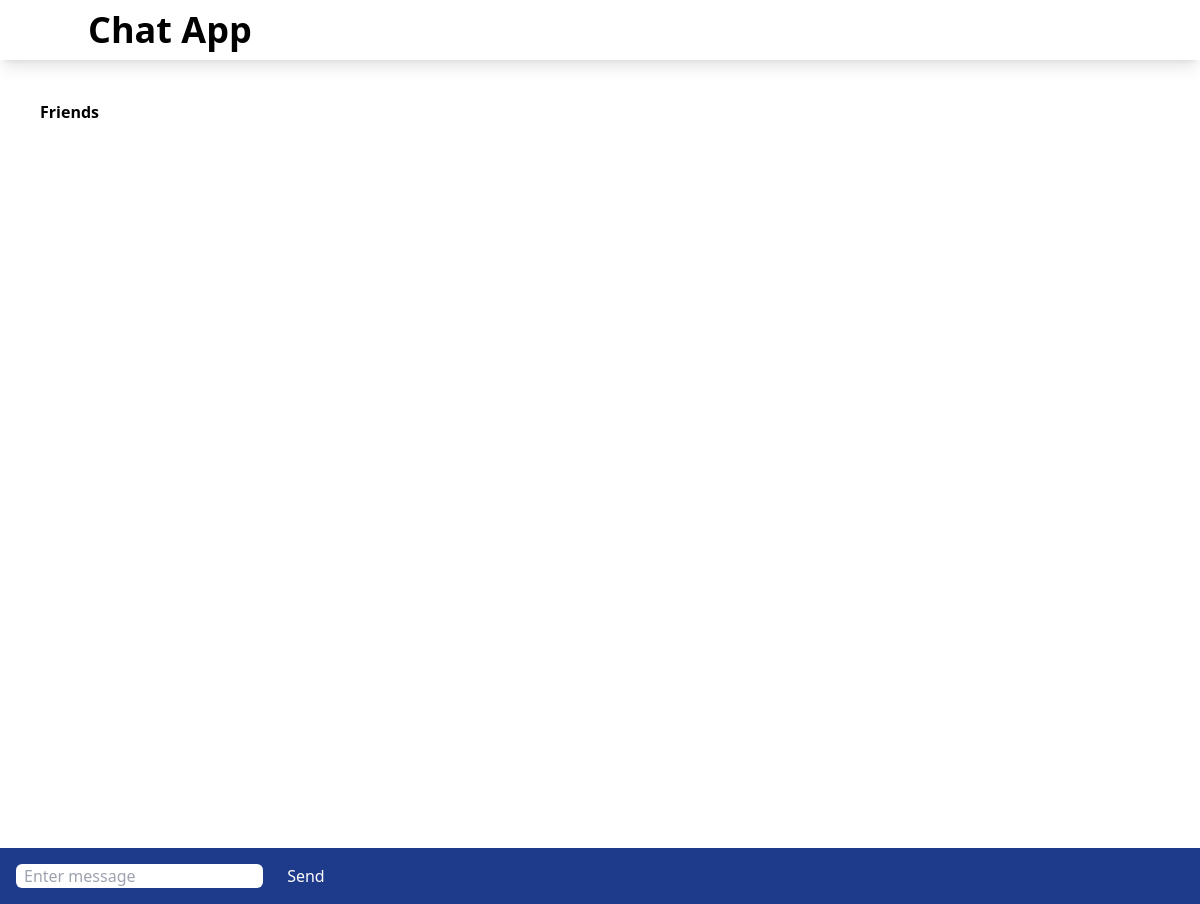
The page /friends/ on the database as committed earlier.
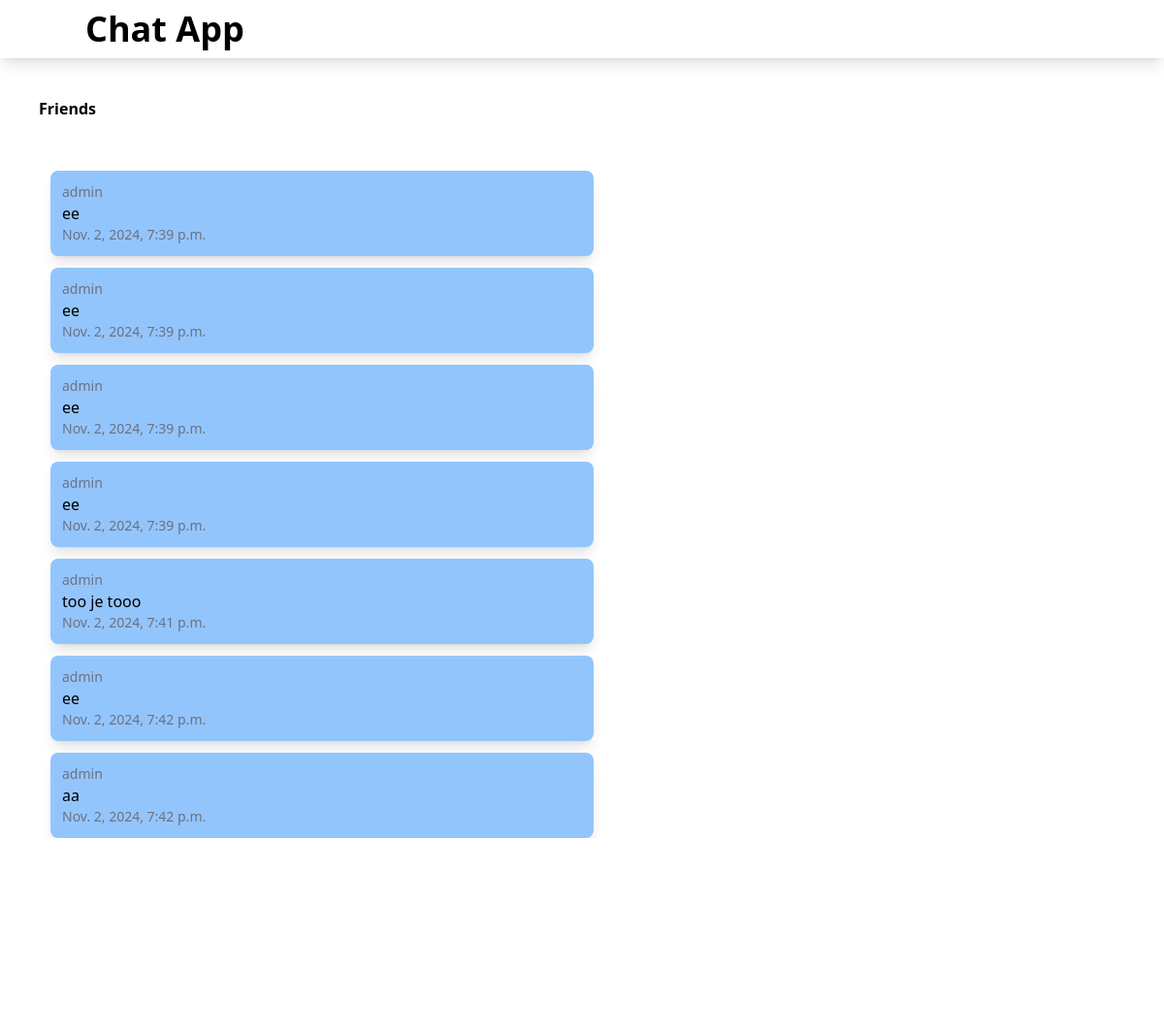
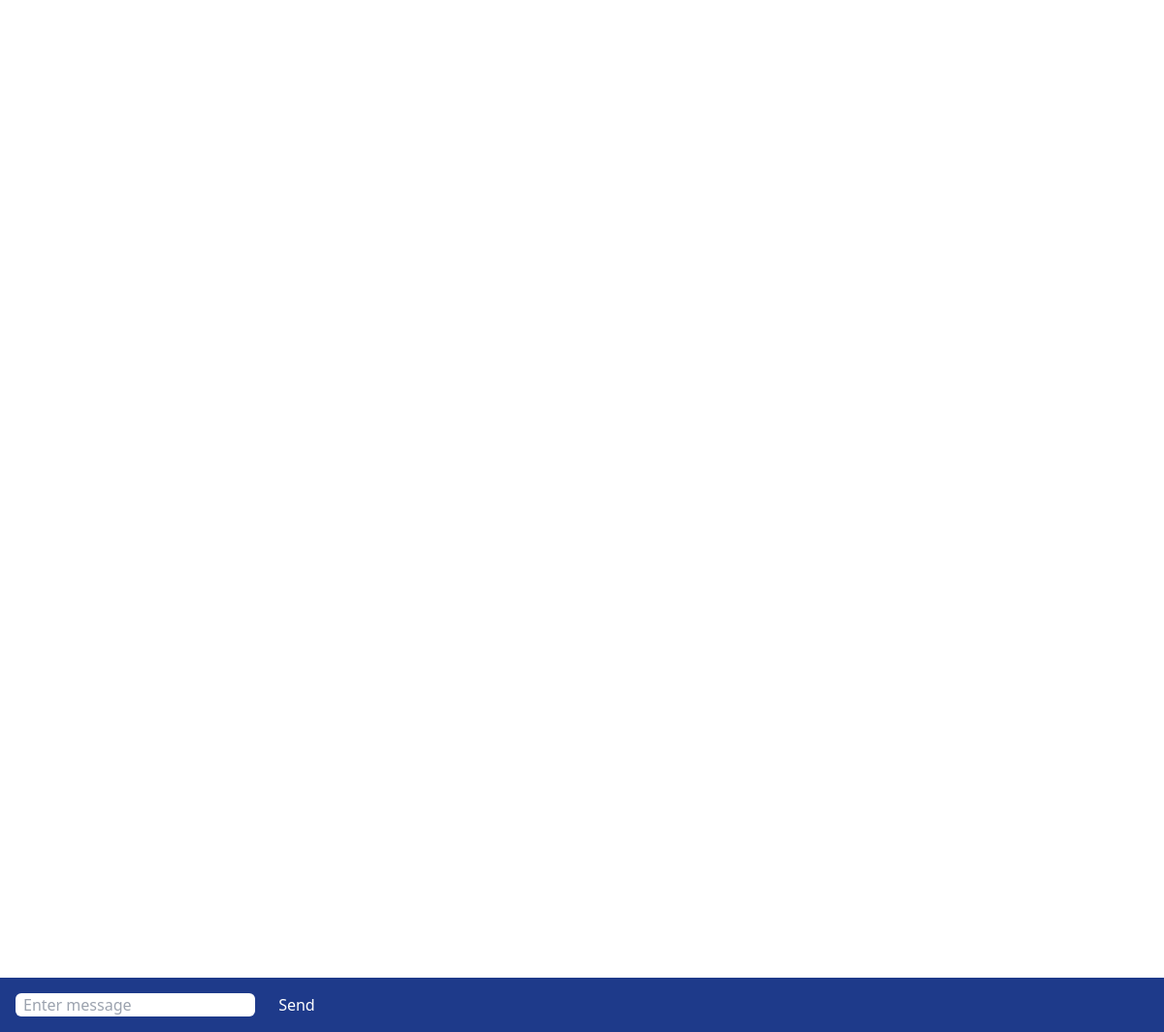
The same page on the database as committed later (2 pictures, top to bottom).
### main/models.py (models this page shows, shortened)
class ChatRoom(models.Model):
    name = models.CharField(max_length=100)
    slug = models.SlugField(unique=True)

class ChatMessage(models.Model):
    user = models.ForeignKey(User, on_delete=models.CASCADE)
    room = models.ForeignKey(ChatRoom, on_delete=models.CASCADE)
    message_content = models.TextField()
    date = models.DateTimeField(auto_now=True)
    class Meta:
        ordering = ('date',)

### main/views.py (the view)
# urls.py: path('<slug:slug>/', views.chatroom, name="chatroom"),
def chatroom(request, slug):
    chatroom = get_object_or_404(ChatRoom, slug=slug)
    messages = ChatMessage.objects.filter(room=chatroom)[0:30]
    return render(request, 'main/chatroom.html', {
        'chatroom': chatroom,
        'slug': slug,
        'main': {'slug': slug},
        'messages': messages
    })

### main/templates/main/chatroom.html (shortened to what this page needs)
{% extends 'main/base.html' %}
{% block body %}
<div class="m-10 font-bold">
{{ chatroom.name }}
</div>
<div class="message-container m-10 overflow-auto h-[700px]" id="message-container">
<div id="chat-messages">
    {% for message in messages %}
    <div class="message shadow-lg p-3 m-3 rounded-lg w-1/2 bg-blue-300">
        <div class="text-sm text-gray-500">
            {{ message.user.username }}
        </div>
            {{ message.message_content }}
        <div class="text-sm text-gray-500">
            {{ message.date}}
        </div>
    </div>
    {% endfor %}
</div>
</div>
<div class="form-container fixed inset-x-0 bottom-0 bg-blue-900 p-4">
<form method="post">
    <input class="rounded-md px-2" id="message-input" type="text" name="message" placeholder="Enter message">
    <button class="text-white ml-5" id="send-button" type="submit">Send</button>
</form>
</div>
{% endblock %}

### main/templates/main/base.html (shortened to what this page needs)
<!DOCTYPE html>
<html lang="en">
<head>
    <script src="https://cdn.tailwindcss.com"></script>
</head>
<body>
    <nav class="shadow-lg px-3 py-2.5">
        <div class="container flex flex-wrap justify-between mx-auto">
            <a href="/"><span class="self-center text-4xl font-semibold">Chat App</span></a>
        </div>
    </nav>
    {% block body %}
    {% endblock %}
</body>
</html>

Rows that differ between the two databases and show on the page:
added ChatMessage: user.username "admin", message_content "ee", date "Nov. 2, 2024, 7:39 p.m."
added ChatMessage: user.username "admin", message_content "ee", date "Nov. 2, 2024, 7:39 p.m."
added ChatMessage: user.username "admin", message_content "ee", date "Nov. 2, 2024, 7:39 p.m."
added ChatMessage: user.username "admin", message_content "ee", date "Nov. 2, 2024, 7:39 p.m."
added ChatMessage: user.username "admin", message_content "too je tooo", date "Nov. 2, 2024, 7:41 p.m."
added ChatMessage: user.username "admin", message_content "ee", date "Nov. 2, 2024, 7:42 p.m."
added ChatMessage: user.username "admin", message_content "aa", date "Nov. 2, 2024, 7:42 p.m."
